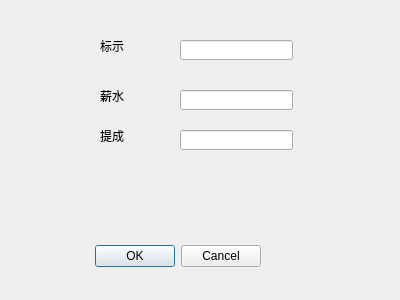
<?xml version="1.0" encoding="UTF-8"?>
<ui version="4.0">
 <class>ChangAsCommisionedDialog</class>
 <widget class="QDialog" name="ChangAsCommisionedDialog">
  <property name="geometry">
   <rect>
    <x>0</x>
    <y>0</y>
    <width>400</width>
    <height>300</height>
   </rect>
  </property>
  <property name="windowTitle">
   <string>Dialog</string>
  </property>
  <widget class="QDialogButtonBox" name="buttonBox">
   <property name="geometry">
    <rect>
     <x>-80</x>
     <y>240</y>
     <width>341</width>
     <height>32</height>
    </rect>
   </property>
   <property name="orientation">
    <enum>Qt::Horizontal</enum>
   </property>
   <property name="standardButtons">
    <set>QDialogButtonBox::Cancel|QDialogButtonBox::Ok</set>
   </property>
  </widget>
  <widget class="QLabel" name="label_ID">
   <property name="geometry">
    <rect>
     <x>100</x>
     <y>40</y>
     <width>54</width>
     <height>12</height>
    </rect>
   </property>
   <property name="text">
    <string>标示</string>
   </property>
  </widget>
  <widget class="QLineEdit" name="lineEditID">
   <property name="geometry">
    <rect>
     <x>180</x>
     <y>40</y>
     <width>113</width>
     <height>20</height>
    </rect>
   </property>
   <property name="inputMask">
    <string/>
   </property>
  </widget>
  <widget class="QLabel" name="label_Rate">
   <property name="geometry">
    <rect>
     <x>100</x>
     <y>130</y>
     <width>54</width>
     <height>12</height>
    </rect>
   </property>
   <property name="text">
    <string>提成</string>
   </property>
  </widget>
  <widget class="QLineEdit" name="lineEditSalaried">
   <property name="geometry">
    <rect>
     <x>180</x>
     <y>90</y>
     <width>113</width>
     <height>20</height>
    </rect>
   </property>
  </widget>
  <widget class="QLineEdit" name="lineEditRate">
   <property name="geometry">
    <rect>
     <x>180</x>
     <y>130</y>
     <width>113</width>
     <height>20</height>
    </rect>
   </property>
  </widget>
  <widget class="QLabel" name="label_Salaried">
   <property name="geometry">
    <rect>
     <x>100</x>
     <y>90</y>
     <width>54</width>
     <height>12</height>
    </rect>
   </property>
   <property name="text">
    <string>薪水</string>
   </property>
  </widget>
 </widget>
 <resources/>
 <connections>
  <connection>
   <sender>buttonBox</sender>
   <signal>accepted()</signal>
   <receiver>ChangAsCommisionedDialog</receiver>
   <slot>accept()</slot>
   <hints>
    <hint type="sourcelabel">
     <x>248</x>
     <y>254</y>
    </hint>
    <hint type="destinationlabel">
     <x>157</x>
     <y>274</y>
    </hint>
   </hints>
  </connection>
  <connection>
   <sender>buttonBox</sender>
   <signal>rejected()</signal>
   <receiver>ChangAsCommisionedDialog</receiver>
   <slot>reject()</slot>
   <hints>
    <hint type="sourcelabel">
     <x>316</x>
     <y>260</y>
    </hint>
    <hint type="destinationlabel">
     <x>286</x>
     <y>274</y>
    </hint>
   </hints>
  </connection>
 </connections>
</ui>
